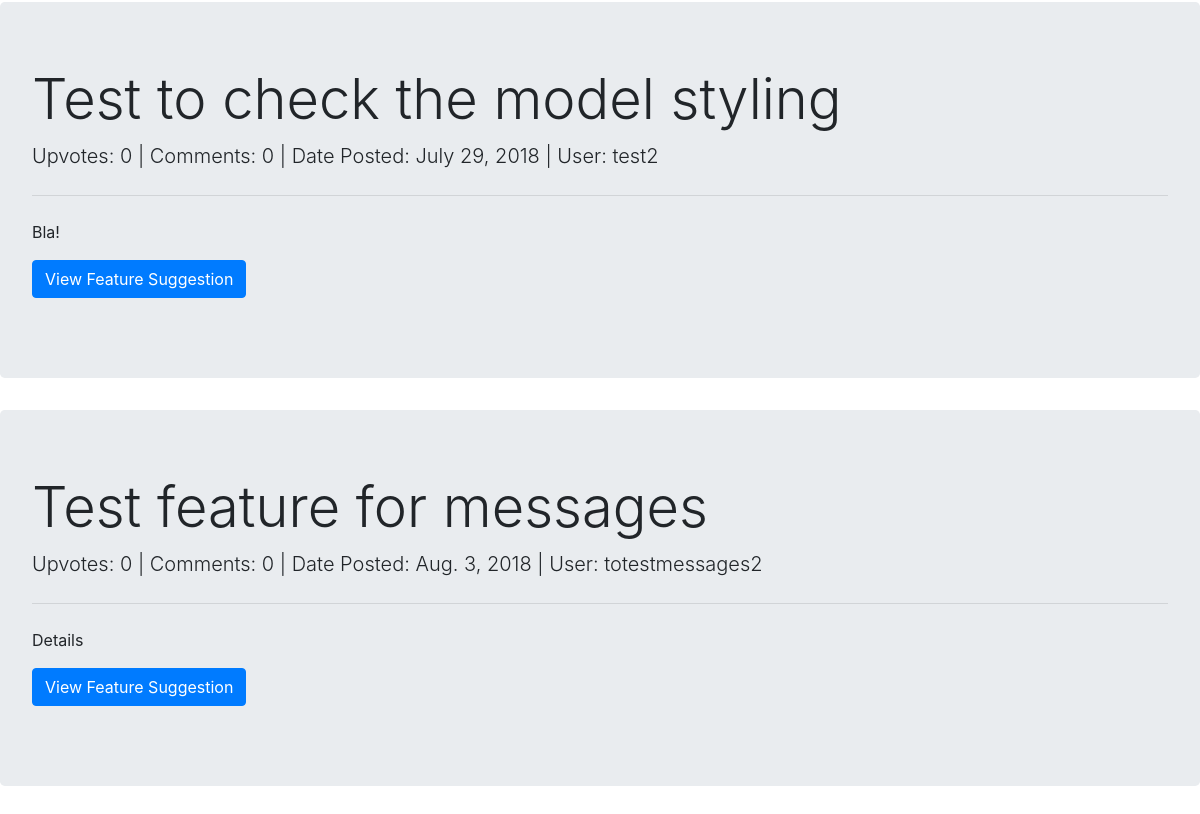
/suggestions/ (lower part), run on an earlier commit of the app's database.
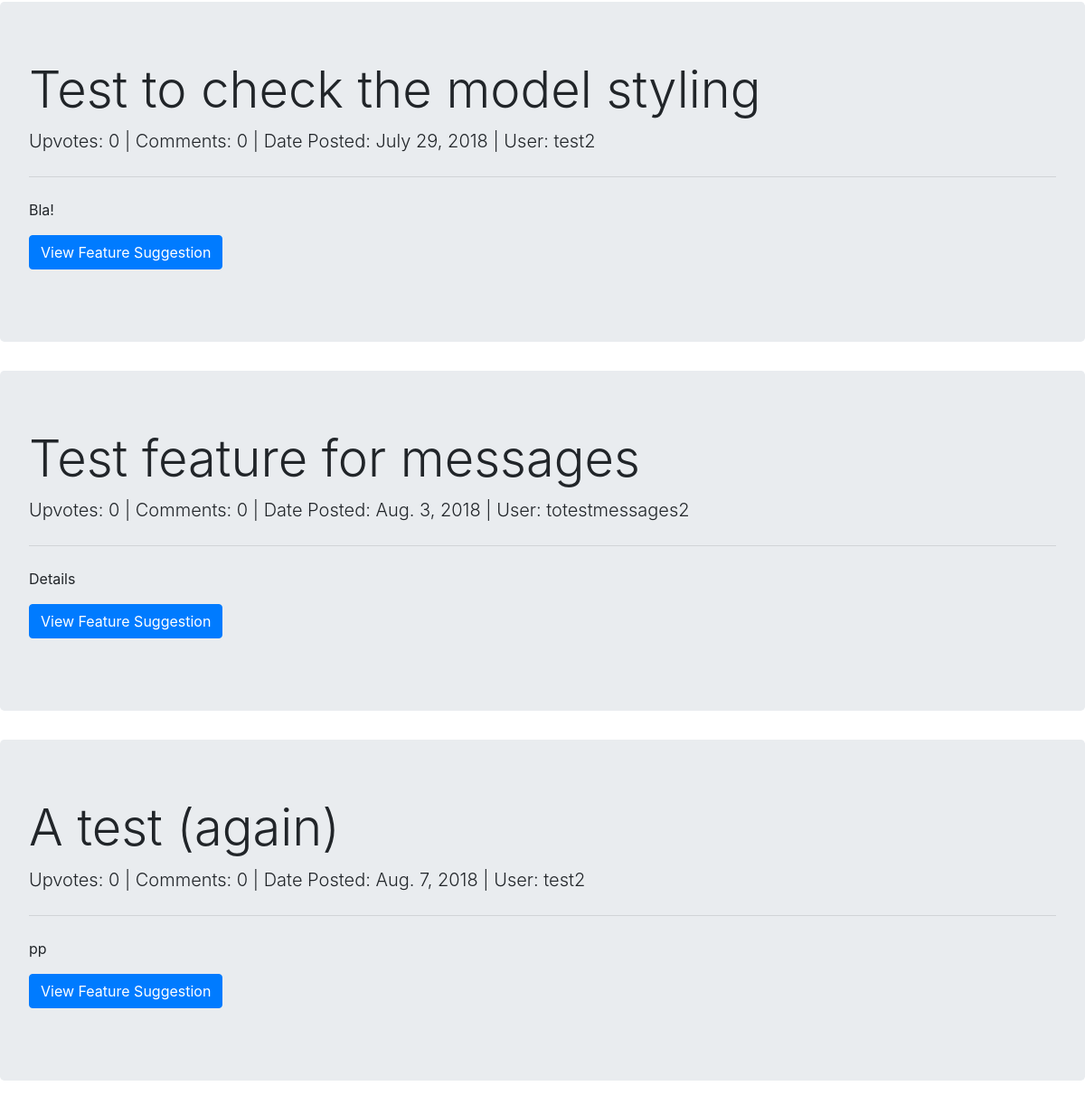
And on a later commit of the database.
### usersuggestions/models.py (models this page shows, shortened)
class Suggestion(models.Model):
    suggestion_choices = ((True, 'Feature'), (False, 'Bug Fix'))
    is_feature = models.BooleanField(blank=False, default=False, choices=suggestion_choices)
    user = models.ForeignKey(User, null=False, on_delete=models.PROTECT)
    title = models.CharField(max_length=200, blank=False)
    details = RichTextUploadingField()
    date_time = models.DateTimeField(auto_now_add=True)
    delay_submission = models.BooleanField(null=False, blank=True, default=False)

### accounts/models.py (models this page shows)
class User(AbstractUser):
    USERNAME_FIELD = "email"
    email = models.EmailField(('email address'), blank=False, unique=True)
    REQUIRED_FIELDS = []
    def __str__(self):
        return self.username

### usersuggestions/views.py (the view)
# urls.py: url(r'^sort/(?P<sorting>[-\w]+)$', render_issue_tracker, name='issue_tracker'),
def render_issue_tracker(request, sorting="oldest"):
    voting_end_date = get_voting_end_date()
    current_features = return_current_features(sorting)
    bugs = return_all_current_bugs(sorting)
    completed_suggestions = return_completed_suggestions()
    current_winner = SuggestionAdminPage.objects.get(current_winner=True)
    promoted_features = get_promoted_features()
    return render(request, "issue_tracker.html", {"features": current_features, "bugs": bugs,
                                         "voting_end_date": voting_end_date, "promoted_features": promoted_features, "completed_suggestions": completed_suggestions, "current_winner": current_winner})

### market/cart.py (called while the page is built)
    def __len__(self):
        return sum(item['quantity'] for item in self.cart.values())

### market/contexts.py (called while the page is built)
def cart(request):
    return {'cart': Cart(request)}

def usercoins(request):
    if request.user.is_authenticated:
        user = request.user
        coins_amount = return_user_coins(user)
        return {"usercoins":coins_amount}
    else:
        return {"usercoins": None}

### usersuggestions/helpers.py (called while the page is built)
def return_current_features(sorting="-upvotes"):
    if sorting == "oldest":
        sorting = "date_time"
    elif sorting == "newest":
        sorting = "-date_time"
    elif sorting == "comments":
        sorting = "-comments"
    else:
        sorting = "-upvotes"
    return Suggestion.objects.filter(is_feature=True, suggestionadminpage__in_current_voting_cycle=True).annotate(
        upvotes=Count("upvote", distinct=True)).annotate(
        comments=Count("comment", distinct=True, filter=Q(comment__admin_page_comment=False))).order_by(sorting)

### usersuggestions/voting.py (called while the page is built)
def get_voting_end_date():
    try:
        current_winner = SuggestionAdminPage.objects.get(current_winner="True")
        return current_winner.expected_completion_date
    except:
        return datetime.date.today() + datetime.timedelta(days=5)

### usersuggestions/templates/issue_tracker.html (shortened to what this page needs)
{% extends 'base.html' %}
{% block content %}
<main id="issue-tracker">
<div class="tab-content" id="myTabContent">
  <div class="tab-pane fade show active" id="features" role="tabpanel" aria-labelledby="features-tab">
{% for feature in features %}
<div class="jumbotron">
  <h1 class="suggestion-title display-4">{{ feature.title }}</h1>
  <p class="suggestion-meta lead">Upvotes: {{ feature.upvotes }} | Comments: {{ feature.comments }} | Date Posted: {{ feature.date_time.date }} | User: {{ feature.user }}</p>
  <hr class="my-4">
    <div class="suggestion-details">
  <p>{{ feature.details|safe }}</p>
  </div>
  <p class="lead">
<a href="{% url 'view_suggestion' feature.id %}" class="btn view-suggestion-btn btn-primary ">View Feature Suggestion</a>
</p>
</div>
{% endfor %}
      </div>
</div>
</main>
{% endblock %}

What changed in the data, as far as the page shows it:
added Suggestion: title "A test (again)", upvotes "0", comments "0", date_time "Aug. 7, 2018", user "test2", details "pp"
